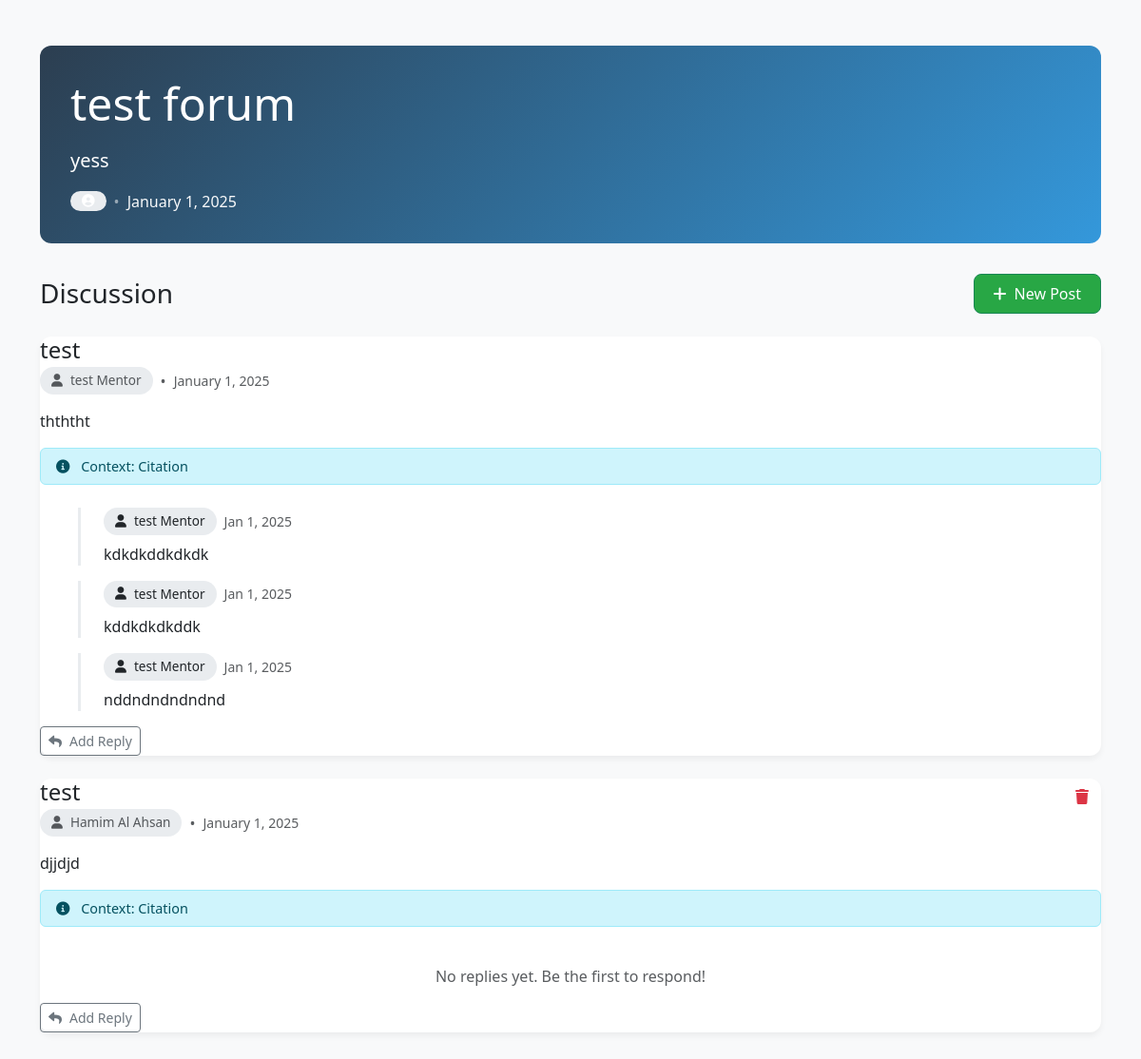
The app's page /forum/1/ (signed in), older data.
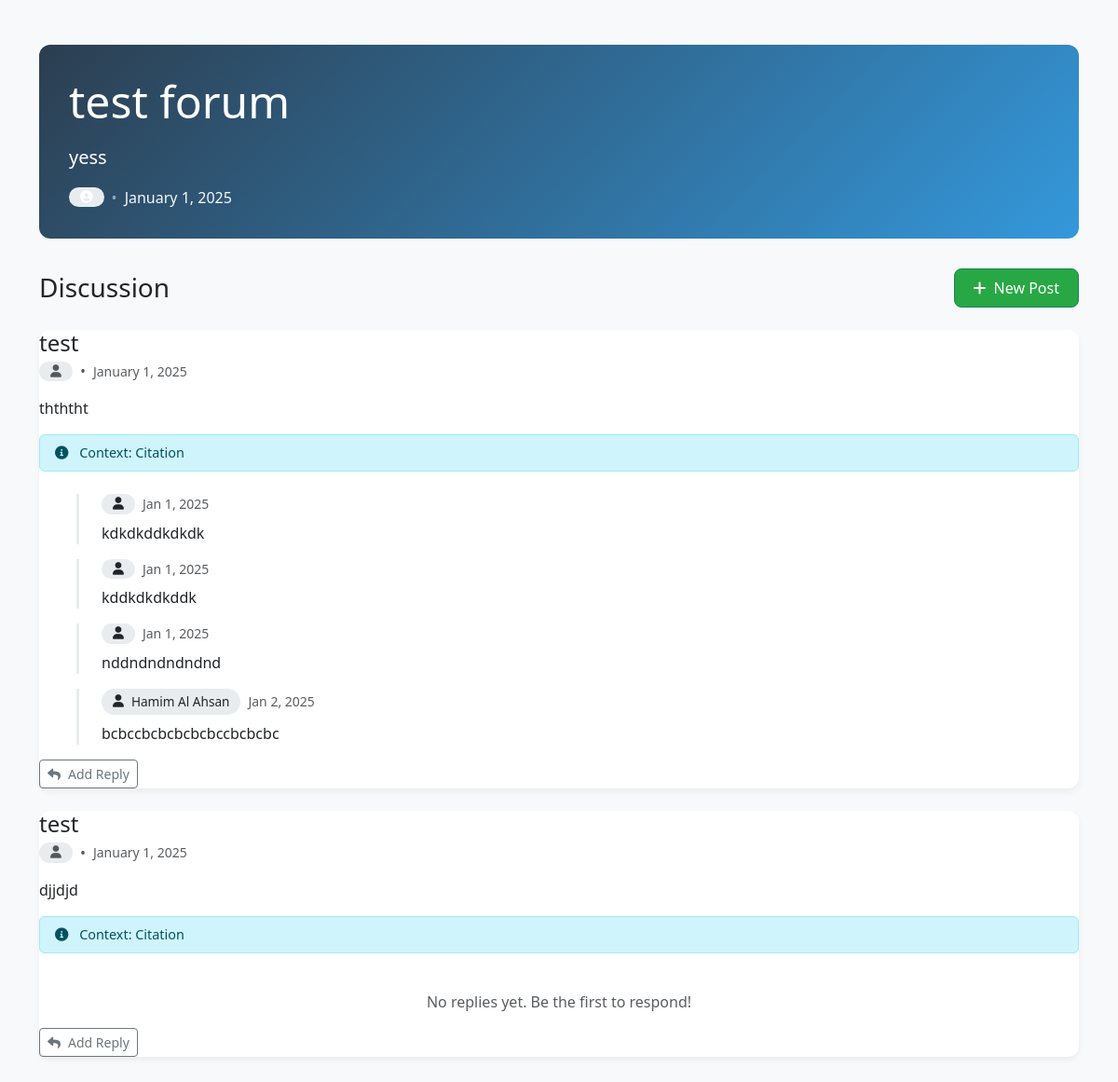
The same page, newer data.
### forum/models.py (models this page shows, shortened)
class Post(models.Model):
    CONTEXT_CHOICES = [
        ('citation', 'Citation'),
        ('proposal', 'Proposal Writing'),
        ('ai', 'Use of AI'),
        ('plagiarism', 'Plagiarism'),
    ]
    forum = models.ForeignKey(Forum, on_delete=models.CASCADE, related_name='posts')
    created_by = models.ForeignKey(settings.AUTH_USER_MODEL, on_delete=models.SET_NULL, null=True, related_name='posts_created')
    created_at = models.DateTimeField(default=timezone.now)
    title = models.CharField(max_length=255)
    content = HTMLField()
    context = models.CharField(max_length=20, choices=CONTEXT_CHOICES)

class Reply(models.Model):
    post = models.ForeignKey(Post, on_delete=models.CASCADE, related_name='replies')
    created_by = models.ForeignKey(settings.AUTH_USER_MODEL, on_delete=models.SET_NULL, null=True, related_name='replies_created')
    created_at = models.DateTimeField(default=timezone.now)
    content = HTMLField()

### users/models.py (models this page shows, shortened)
class User(AbstractUser, PermissionsMixin):
    USER_TYPE_CHOICES = [
        ('student', 'Student'),
        ('mentor', 'Mentor'),
    ]
    user_type = models.CharField(
        max_length=10,
        choices=USER_TYPE_CHOICES,
        default='student',
        help_text="Set the user as Student or mentor."
    )
    objects = UserManager()
    username = models.CharField(
        _("username"),
        max_length=150,
        unique=True,
        help_text=_(
            "Required. 150 characters or fewer. Letters, digits and @/./+/-/_ only."
        ),
        validators=[
            UnicodeUsernameValidator()
        ],
        error_messages={
            "unique": _("A user with that username already exists."),
        },
        default='default_user'
    )
    password_changed = models.BooleanField(default=False)
    first_name = models.CharField(_("first name"), max_length=150, blank=True)
    last_name = models.CharField(_("last name"), max_length=150, blank=True)
    email = models.EmailField(_("email address"), blank=True, unique=True) # Email Field added

### forum/views.py (the view, shortened to what this page needs)
# urls.py: path('<int:forum_id>/', views.forum_detail, name='forum_detail'),
@login_required
def forum_detail(request, forum_id):
    forum = get_object_or_404(Forum, id=forum_id)
    posts = forum.posts.all().order_by('-created_at')  # Order posts by creation time
    form = PostForm()
    reply_form = ReplyForm()
    context = {
        'forum': forum,
        'posts': posts,
        'form': form,
        'reply_form': reply_form,
        'is_moderator':request.user == forum.moderator
    }
    return render(request, 'forum/forum_detail.html', context)

### forum/templates/forum/forum_detail.html (shortened to what the changed rows need)
<!DOCTYPE html>
<html lang="en">
<head>
    <link href="https://cdn.jsdelivr.net/npm/bootstrap@5.3.2/dist/css/bootstrap.min.css" rel="stylesheet">
    <link href="https://cdnjs.cloudflare.com/ajax/libs/font-awesome/6.0.0/css/all.min.css" rel="stylesheet">
</head>
<body>
    <div class="container py-5">
        <div class="forum-header">
            <h1 class="display-5 mb-3">{{ forum.title }}</h1>
        </div>
        <div class="row">
            {% for post in posts %}
            <div class="col-12">
                <div class="post-card">
                    <div class="card-body">
                        <div class="d-flex justify-content-between align-items-start mb-3">
                            <div>
                                <h4 class="card-title mb-1">{{ post.title }}</h4>
                                <div class="d-flex align-items-center gap-2 text-muted">
                                    <span class="user-badge">
                                        <i class="fas fa-user"></i>
                                        {{ post.created_by.first_name }} {{ post.created_by.last_name }}
                                    </span>
                                    <span>•</span>
                                    <small>{{ post.created_at|date:"F j, Y" }}</small>
                                </div>
                            </div>
                            {% if is_moderator or user == post.created_by %}
                            <form method="post" action="{% url 'delete_post' post_id=post.id %}" class="d-inline">
                                <button type="submit" class="btn btn-link text-danger"
                                    onclick="return confirm('Are you sure you want to delete this post?')">
                                    <i class="fas fa-trash"></i>
                                </button>
                            </form>
                            {% endif %}
                        </div>
                        <p class="card-text mb-3">{{ post.content }}</p>
                        <div class="alert alert-info py-2 px-3" style="font-size: 0.9rem;">
                            <i class="fas fa-info-circle me-2"></i>
                            Context: {{ post.get_context_display }}
                        </div>
                        <div class="mt-4">
                            {% for reply in post.replies.all %}
                            <div class="reply mb-3">
                                <div class="d-flex align-items-center gap-2 mb-2">
                                    <span class="user-badge">
                                        <i class="fas fa-user"></i>
                                        {{ reply.created_by.first_name }} {{ reply.created_by.last_name }}
                                    </span>
                                    <small class="text-muted">{{ reply.created_at|date:"M j, Y" }}</small>
                                </div>
                                <p class="card-text mb-0">{{ reply.content }}</p>
                            </div>
                            {% empty %}
                            <div class="text-center py-3 text-muted">
                                No replies yet. Be the first to respond!
                            </div>
                            {% endfor %}
                        </div>
                        <button class="btn btn-outline-secondary btn-sm" type="button" data-bs-toggle="collapse"
                            data-bs-target="#replyForm-{{ post.id }}">
                            <i class="fas fa-reply me-2"></i>Add Reply
                        </button>
                    </div>
                </div>
            </div>
            {% empty %}
            <div class="col-12 text-center py-5">
                <div class="alert alert-info">
                    No posts yet. Start the conversation!
                </div>
            </div>
            {% endfor %}
        </div>
    </div>
</body>
</html>

Row changes from the older to the newer data that the page shows:
changed Post "thththt": created_by.first_name "test" → (not shown); created_by.last_name "Mentor" → (not shown)
changed Reply "kdkdkddkdkdk": created_by.first_name "test" → (not shown); created_by.last_name "Mentor" → (not shown)
changed Reply "kddkdkdkddk": created_by.first_name "test" → (not shown); created_by.last_name "Mentor" → (not shown)
changed Reply "nddndndndndnd": created_by.first_name "test" → (not shown); created_by.last_name "Mentor" → (not shown)
added Reply: created_by.first_name "Hamim", created_by.last_name "Al Ahsan", created_at "Jan 2, 2025", content "bcbccbcbcbcbcbccbcbcbc", shown under Post "thththt"
changed Post "djjdjd": created_by.first_name "Hamim" → (not shown); created_by.last_name "Al Ahsan" → (not shown); created_by_id 2 → empty (drawn)
